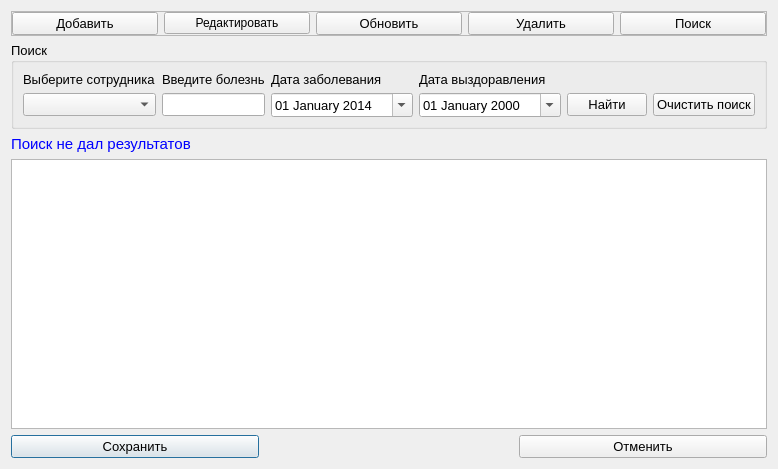
<?xml version="1.0" encoding="UTF-8"?>
<ui version="4.0">
 <class>BolezniSotrudnikov</class>
 <widget class="QDialog" name="BolezniSotrudnikov">
  <property name="geometry">
   <rect>
    <x>0</x>
    <y>0</y>
    <width>755</width>
    <height>469</height>
   </rect>
  </property>
  <property name="windowTitle">
   <string>Болезни сотрудников</string>
  </property>
  <layout class="QGridLayout" name="gridLayout_3">
   <item row="2" column="0" colspan="2">
    <widget class="QLabel" name="label_result">
     <property name="maximumSize">
      <size>
       <width>16777215</width>
       <height>20</height>
      </size>
     </property>
     <property name="font">
      <font>
       <pointsize>11</pointsize>
      </font>
     </property>
     <property name="styleSheet">
      <string notr="true">color:rgb(0, 0, 255)</string>
     </property>
     <property name="text">
      <string>Поиск не дал результатов</string>
     </property>
    </widget>
   </item>
   <item row="3" column="0" colspan="3">
    <widget class="QTableView" name="tableView_sotrBolez">
     <property name="font">
      <font>
       <pointsize>10</pointsize>
      </font>
     </property>
     <property name="alternatingRowColors">
      <bool>true</bool>
     </property>
     <property name="selectionMode">
      <enum>QAbstractItemView::SingleSelection</enum>
     </property>
     <property name="selectionBehavior">
      <enum>QAbstractItemView::SelectRows</enum>
     </property>
    </widget>
   </item>
   <item row="4" column="0">
    <widget class="QPushButton" name="pushButton_save">
     <property name="font">
      <font>
       <pointsize>10</pointsize>
      </font>
     </property>
     <property name="text">
      <string>Сохранить</string>
     </property>
     <property name="icon">
      <iconset resource="resourses.qrc">
       <normaloff>:/img/img/save.png</normaloff>:/img/img/save.png</iconset>
     </property>
    </widget>
   </item>
   <item row="4" column="1">
    <widget class="QLabel" name="label_naideno">
     <property name="font">
      <font>
       <pointsize>12</pointsize>
      </font>
     </property>
     <property name="styleSheet">
      <string notr="true">color:rgb(85, 0, 255)</string>
     </property>
     <property name="text">
      <string/>
     </property>
    </widget>
   </item>
   <item row="4" column="2">
    <widget class="QPushButton" name="pushButton_cancel">
     <property name="font">
      <font>
       <pointsize>10</pointsize>
      </font>
     </property>
     <property name="text">
      <string>Отменить</string>
     </property>
     <property name="icon">
      <iconset resource="resourses.qrc">
       <normaloff>:/img/img/cancel.png</normaloff>:/img/img/cancel.png</iconset>
     </property>
    </widget>
   </item>
   <item row="0" column="0" colspan="3">
    <widget class="QFrame" name="frame">
     <property name="frameShape">
      <enum>QFrame::StyledPanel</enum>
     </property>
     <property name="frameShadow">
      <enum>QFrame::Raised</enum>
     </property>
     <layout class="QGridLayout" name="gridLayout_2">
      <property name="leftMargin">
       <number>0</number>
      </property>
      <property name="topMargin">
       <number>0</number>
      </property>
      <property name="rightMargin">
       <number>0</number>
      </property>
      <property name="bottomMargin">
       <number>0</number>
      </property>
      <item row="0" column="0">
       <widget class="QPushButton" name="pushButton_add">
        <property name="font">
         <font>
          <pointsize>10</pointsize>
         </font>
        </property>
        <property name="text">
         <string>Добавить</string>
        </property>
        <property name="icon">
         <iconset resource="resourses.qrc">
          <normaloff>:/img/img/add.png</normaloff>:/img/img/add.png</iconset>
        </property>
       </widget>
      </item>
      <item row="0" column="4">
       <widget class="QPushButton" name="pushButton_search">
        <property name="font">
         <font>
          <pointsize>10</pointsize>
         </font>
        </property>
        <property name="text">
         <string>Поиск</string>
        </property>
        <property name="icon">
         <iconset resource="resourses.qrc">
          <normaloff>:/img/img/find.png</normaloff>:/img/img/find.png</iconset>
        </property>
       </widget>
      </item>
      <item row="0" column="2">
       <widget class="QPushButton" name="pushButton_update">
        <property name="font">
         <font>
          <pointsize>10</pointsize>
         </font>
        </property>
        <property name="text">
         <string>Обновить</string>
        </property>
        <property name="icon">
         <iconset resource="resourses.qrc">
          <normaloff>:/img/img/refresh.png</normaloff>:/img/img/refresh.png</iconset>
        </property>
       </widget>
      </item>
      <item row="0" column="3">
       <widget class="QPushButton" name="pushButton_del">
        <property name="font">
         <font>
          <pointsize>10</pointsize>
         </font>
        </property>
        <property name="text">
         <string>Удалить</string>
        </property>
        <property name="icon">
         <iconset resource="resourses.qrc">
          <normaloff>:/img/img/delete.png</normaloff>:/img/img/delete.png</iconset>
        </property>
       </widget>
      </item>
      <item row="0" column="1">
       <widget class="QPushButton" name="pushButton_edit">
        <property name="text">
         <string>Редактировать</string>
        </property>
        <property name="icon">
         <iconset resource="resourses.qrc">
          <normaloff>:/img/img/edit.png</normaloff>:/img/img/edit.png</iconset>
        </property>
       </widget>
      </item>
     </layout>
    </widget>
   </item>
   <item row="1" column="0" colspan="3">
    <widget class="QGroupBox" name="groupBox_search">
     <property name="font">
      <font>
       <pointsize>10</pointsize>
      </font>
     </property>
     <property name="title">
      <string>Поиск</string>
     </property>
     <layout class="QGridLayout" name="gridLayout" columnstretch="4,4,4,4,3,3" columnminimumwidth="0,0,0,0,0,0">
      <item row="0" column="0">
       <widget class="QLabel" name="label">
        <property name="font">
         <font>
          <pointsize>10</pointsize>
         </font>
        </property>
        <property name="text">
         <string>Выберите сотрудника</string>
        </property>
       </widget>
      </item>
      <item row="0" column="1">
       <widget class="QLabel" name="label_2">
        <property name="font">
         <font>
          <pointsize>10</pointsize>
         </font>
        </property>
        <property name="text">
         <string>Введите болезнь</string>
        </property>
       </widget>
      </item>
      <item row="0" column="2">
       <widget class="QLabel" name="label_3">
        <property name="text">
         <string>Дата заболевания</string>
        </property>
       </widget>
      </item>
      <item row="0" column="3">
       <widget class="QLabel" name="label_4">
        <property name="text">
         <string>Дата выздоравления</string>
        </property>
       </widget>
      </item>
      <item row="1" column="0">
       <widget class="QComboBox" name="comboBox_sotrudnik">
        <property name="font">
         <font>
          <pointsize>10</pointsize>
         </font>
        </property>
       </widget>
      </item>
      <item row="1" column="1">
       <widget class="QLineEdit" name="lineEdit_bolezn">
        <property name="font">
         <font>
          <pointsize>10</pointsize>
         </font>
        </property>
        <property name="clearButtonEnabled">
         <bool>true</bool>
        </property>
       </widget>
      </item>
      <item row="1" column="2">
       <widget class="QDateEdit" name="dateEdit_start">
        <property name="displayFormat">
         <string>dd MMMM yyyy</string>
        </property>
        <property name="calendarPopup">
         <bool>true</bool>
        </property>
        <property name="date">
         <date>
          <year>2014</year>
          <month>1</month>
          <day>1</day>
         </date>
        </property>
       </widget>
      </item>
      <item row="1" column="3">
       <widget class="QDateEdit" name="dateEdit_end">
        <property name="displayFormat">
         <string>dd MMMM yyyy</string>
        </property>
        <property name="calendarPopup">
         <bool>true</bool>
        </property>
       </widget>
      </item>
      <item row="1" column="4">
       <widget class="QPushButton" name="pushButton_find">
        <property name="font">
         <font>
          <pointsize>10</pointsize>
         </font>
        </property>
        <property name="text">
         <string>Найти</string>
        </property>
        <property name="icon">
         <iconset resource="resourses.qrc">
          <normaloff>:/img/img/findOk.png</normaloff>:/img/img/findOk.png</iconset>
        </property>
       </widget>
      </item>
      <item row="1" column="5">
       <widget class="QPushButton" name="pushButton_clear">
        <property name="font">
         <font>
          <pointsize>10</pointsize>
         </font>
        </property>
        <property name="text">
         <string>Очистить поиск</string>
        </property>
        <property name="icon">
         <iconset resource="resourses.qrc">
          <normaloff>:/img/img/clear.png</normaloff>:/img/img/clear.png</iconset>
        </property>
       </widget>
      </item>
     </layout>
    </widget>
   </item>
  </layout>
  <action name="actionEdit">
   <property name="icon">
    <iconset resource="resourses.qrc">
     <normaloff>:/img/img/edit.png</normaloff>:/img/img/edit.png</iconset>
   </property>
   <property name="text">
    <string>Редактировать выбранную запись</string>
   </property>
  </action>
  <action name="actionDelete">
   <property name="icon">
    <iconset resource="resourses.qrc">
     <normaloff>:/img/img/delete.png</normaloff>:/img/img/delete.png</iconset>
   </property>
   <property name="text">
    <string>Удалить выбранную запись</string>
   </property>
  </action>
 </widget>
 <resources>
  <include location="resourses.qrc"/>
 </resources>
 <connections/>
</ui>
